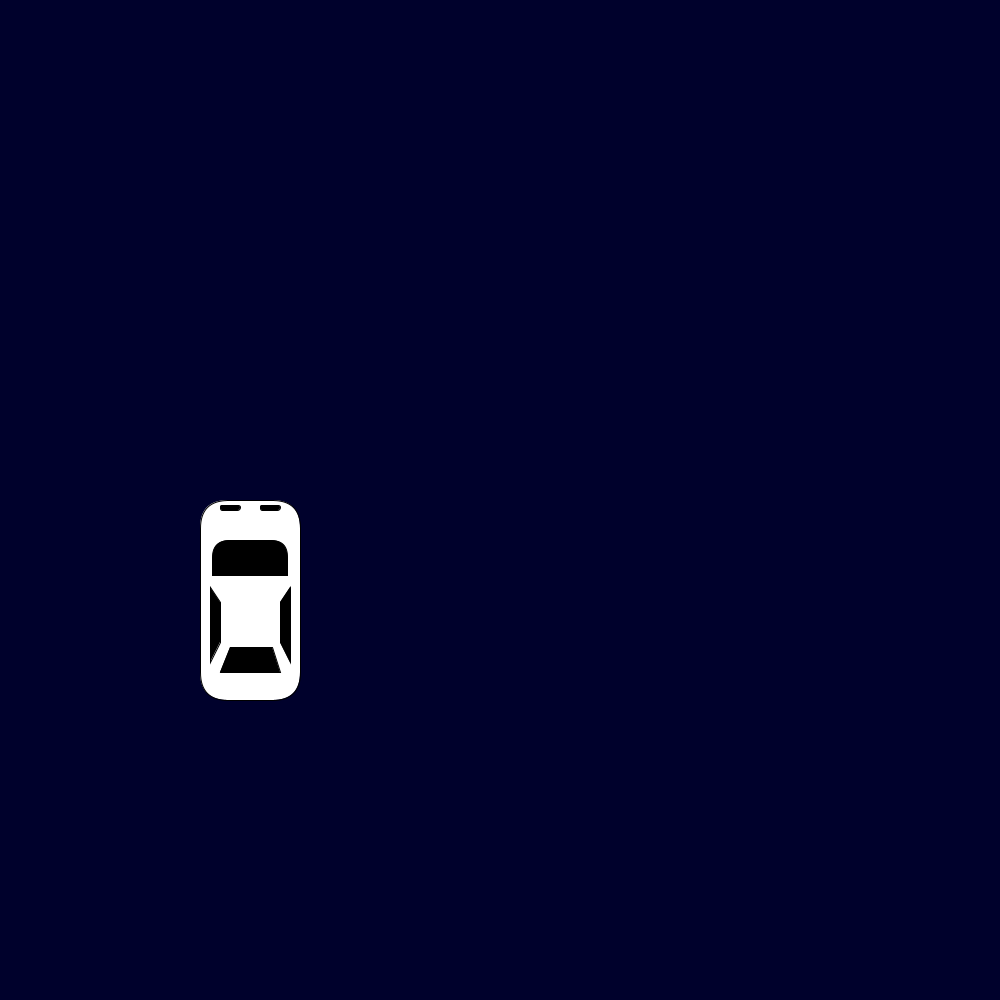
Frame 1 (no input)
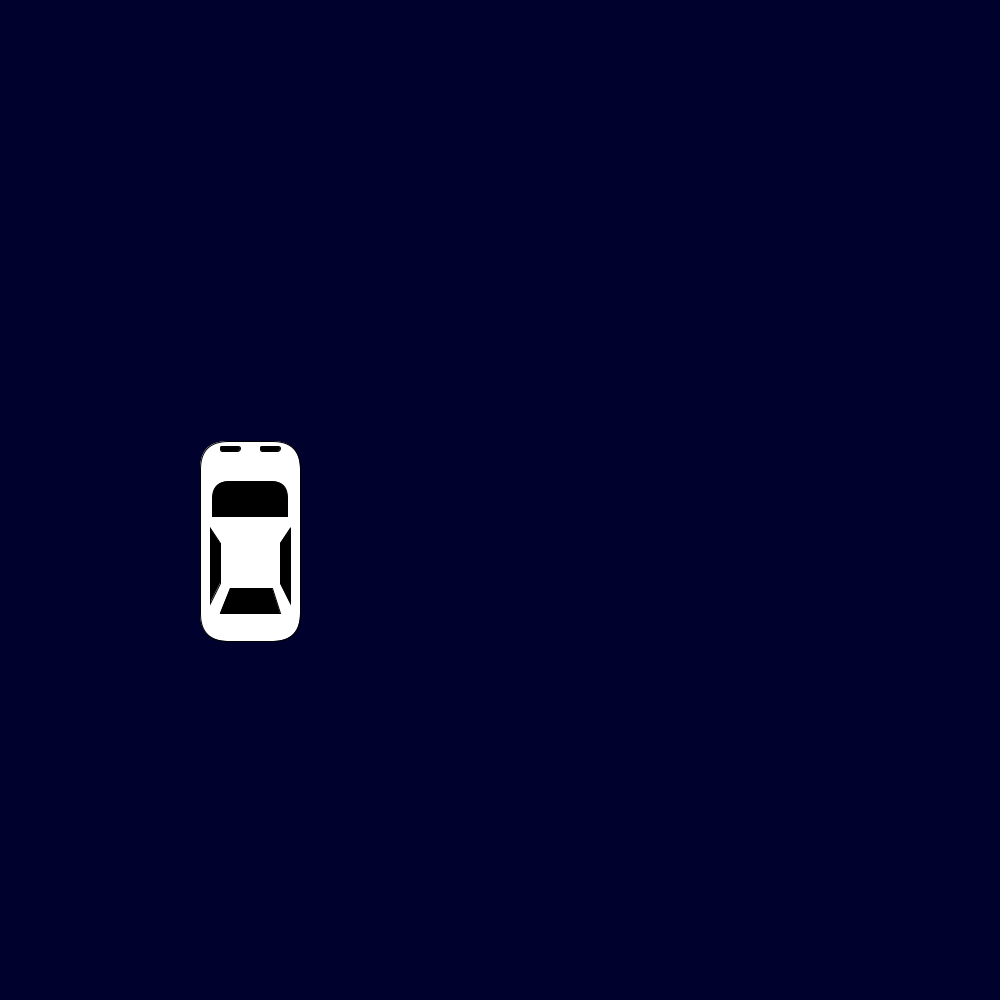
Frame 60 (the mouse pressed at the canvas centre just before this capture)
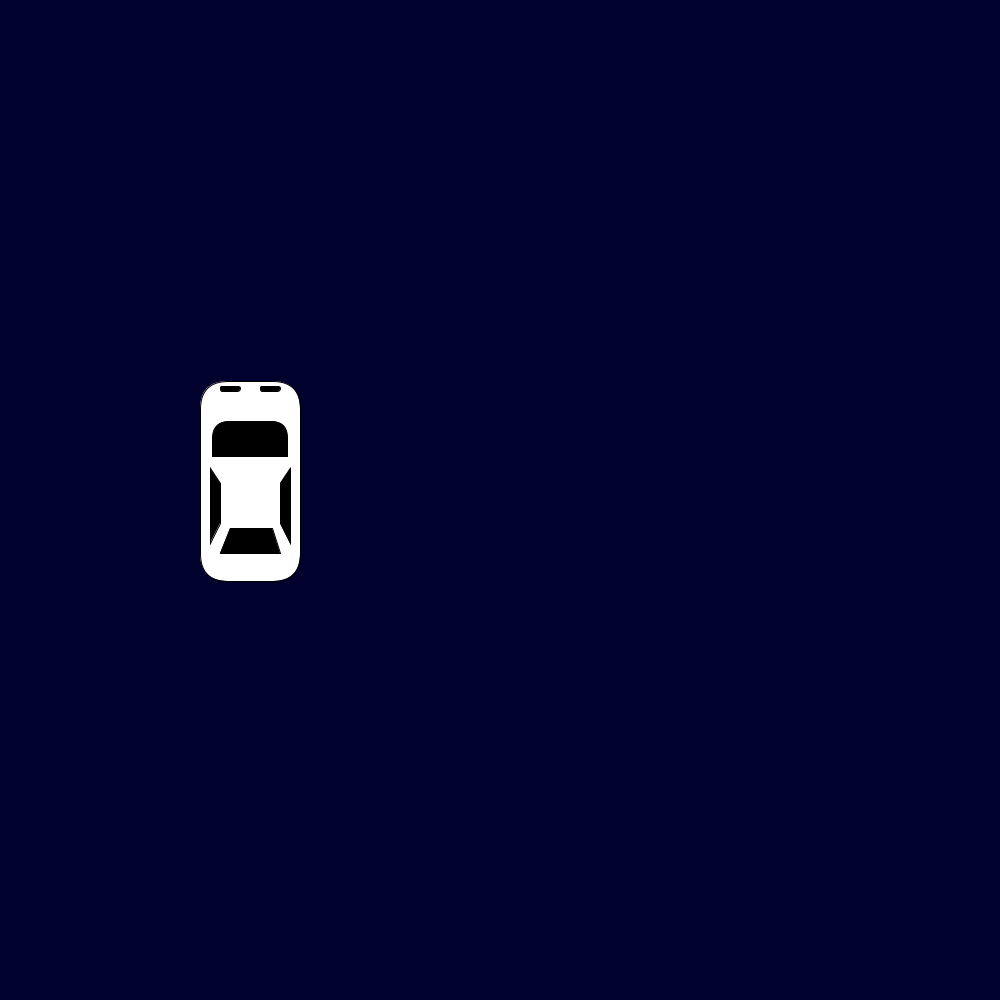
Frame 120 (the mouse held since frame 60 and released just before this capture)

The Processing sketch that drew these frames (run headless with seeded random() and noise(); from frame 60 on, the mouse is pressed at the canvas centre):

// Processing sketch: DMV2
// ── DMV2.pde
void setup(){
  size(1000,1000);
}
int x = 200;
int y = 500;


void draw(){
  background(300);
    if(y<150){
      translate(600,500);
      rotate(radians(180));
      carV2(x,y--);
    }
    else
      carV2(x,y--);
}

void car(){
  rect(200,500,100,200,28);
  fill(0);
  rect(212.5,540,75,35,48,48,0,0);

  fill(0);
  quad(210, 587, 220, 602, 220, 642, 210, 662);
  fill(0);
  quad(290, 587, 280, 602, 280, 642, 290, 662);
  fill(0);
  quad(230, 647, 220, 672, 280, 672, 272, 647);
  fill(0);
  rect(220, 505, 20, 5, 5);
  fill(0);
  rect(260, 505, 20, 5, 5);
  fill(0);
  //line(100,300,

 fill(255,255,255);
}

void carV2(int xPos, int yPos){
  // xPos maps to 200, yPos 500
  rect(xPos, yPos,100,200,28);
  fill(0);
  rect(xPos + 12.5 , yPos + 40,75,35,48,48,0,0);

  fill(0);
  quad(xPos+10, yPos+87, xPos+20, yPos+102, xPos+20, yPos+142, xPos+10, yPos+162);
  fill(0);
  quad(xPos+90, yPos+87, xPos+80, yPos+102, xPos+80, yPos+142, xPos+90, yPos+162);
  fill(0);
  quad(xPos+30, yPos+147, xPos+20, yPos+172, xPos+80, yPos+172, xPos+72, yPos+147);
  fill(0);
  rect(xPos+20, yPos+5, 20, 5, 5);
  fill(0);
  rect(xPos+60, yPos+5, 20, 5, 5);
  fill(0);
  //line(100,300,

 fill(255,255,255);
}
